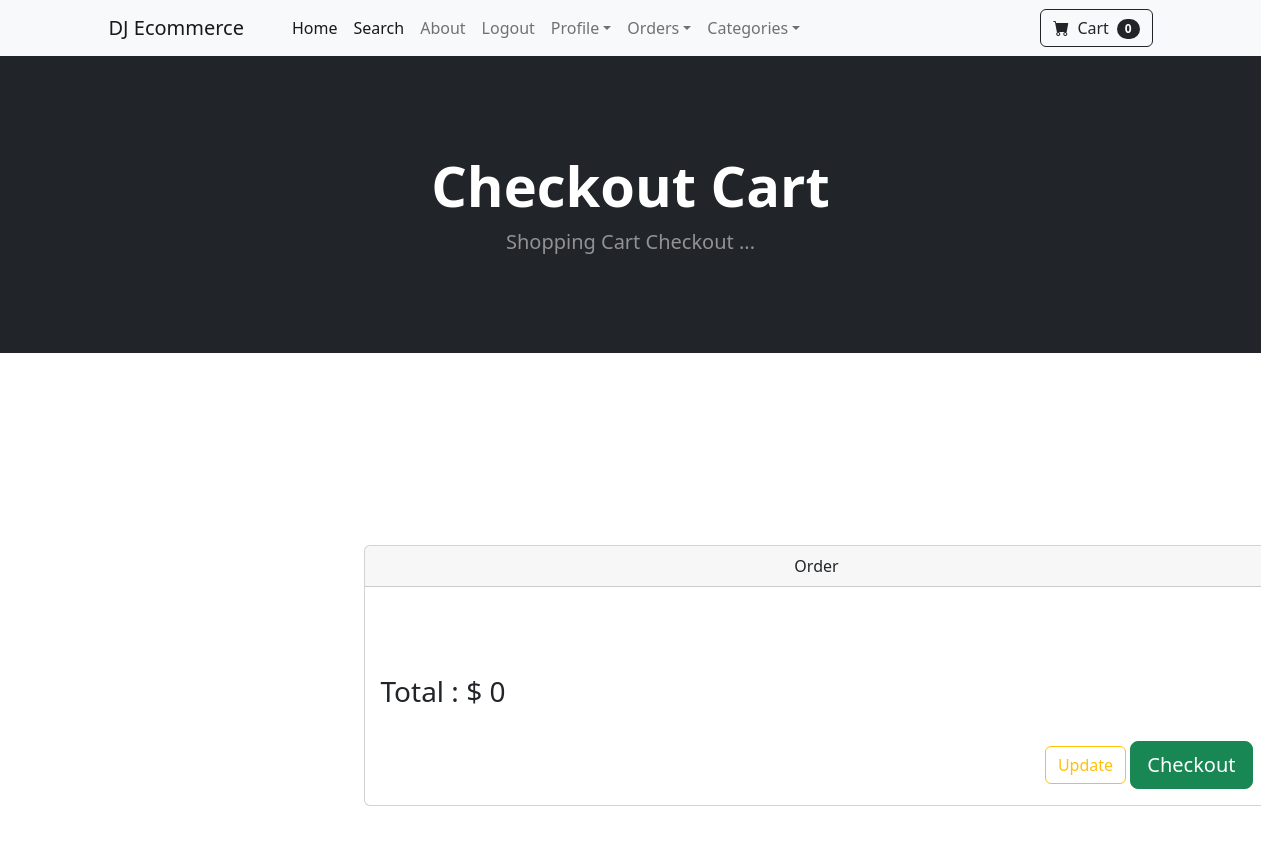
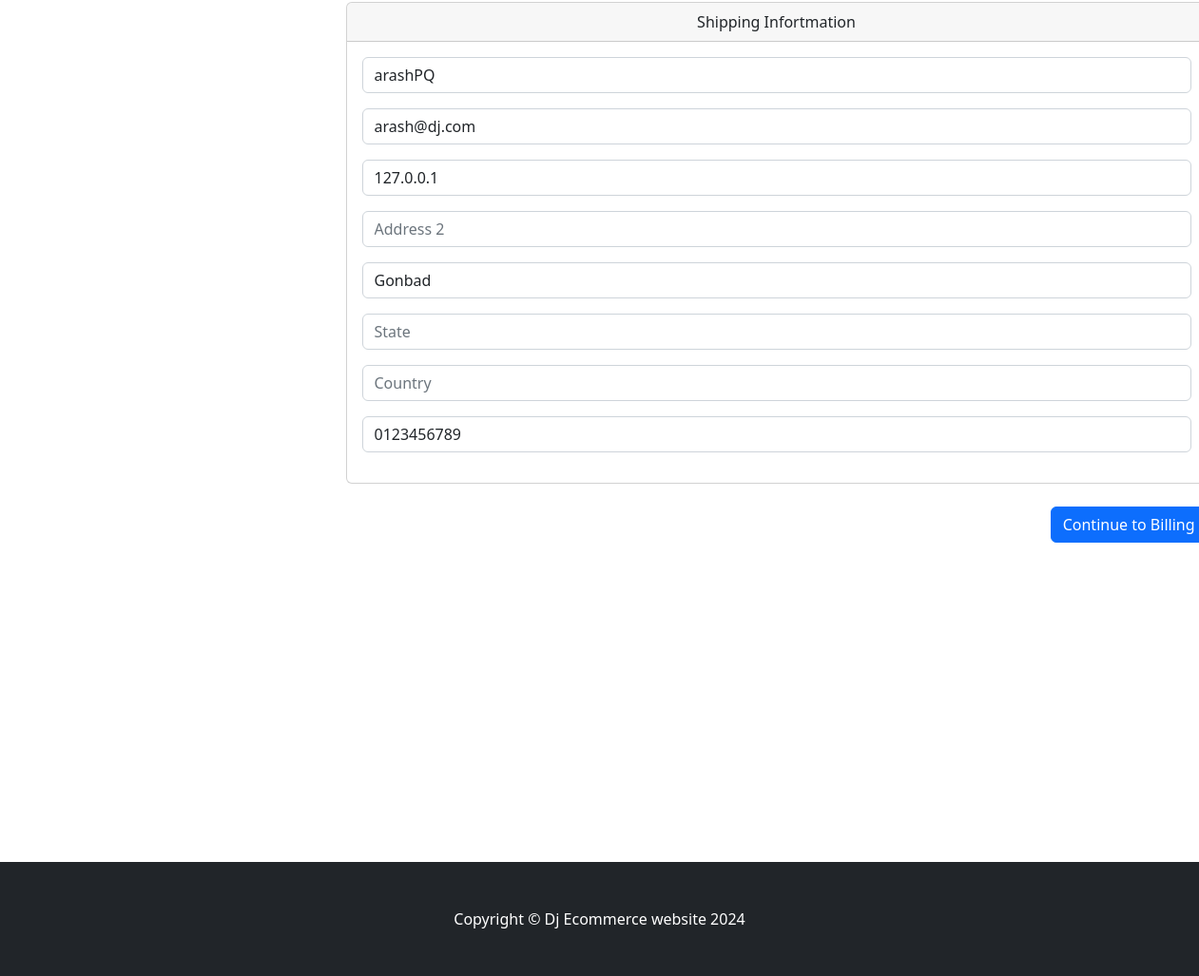
/payment/checkout/ (signed in), run on the app's committed database (2 pictures, top to bottom).
### payment/models.py (models this page shows, shortened)
class ShippingAddress(models.Model):
    user = models.ForeignKey(User, on_delete=models.CASCADE, null=True, blank=True)
    shipping_full_name = models.CharField(max_length=256)
    shipping_email = models.EmailField()
    shipping_address1 = models.CharField(max_length=256)
    shipping_address2 = models.CharField(max_length=256, null=True, blank=True)
    shipping_city = models.CharField(max_length=256)
    shipping_state = models.CharField(max_length=256, null=True, blank=True)
    shipping_country = models.CharField(max_length=256, null=True, blank=True)
    shipping_zipcode = models.CharField(max_length=10)
    class Meta:
        verbose_name_plural = "Shipping Address"

### payment/views.py (the view, shortened to what this page needs)
# urls.py: path('checkout/', views.checkout, name='checkout'),
def checkout(request):
    cart = Cart(request)
    cart_products = cart.get_products
    quantities = cart.get_quantities
    total = cart.cart_total
    if request.user.is_authenticated:
        shipping_user = ShippingAddress.objects.get(user__id=request.user.id)
        shipping_form = ShippingForm(request.POST or None, instance=shipping_user)
        return render(request, "payment/checkout.html", {
        'cart_products': cart_products,
        'quantities': quantities,
        'total': total,
        'shipping_form': shipping_form
    })

### cart/cart.py (called while the page is built, shortened)
    def __len__(self):
        return len(self.cart)

    def get_products(self):
        product_ids = self.cart.keys()
        products = Product.objects.filter(id__in=product_ids)
        return products

    def cart_total(self):
        product_ids = self.cart.keys()
        products = Product.objects.filter(id__in=product_ids)
        quantities = self.cart
        total = 0
        return total

### cart/context_processors.py (called while the page is built)
def cart(request):
    return {'cart': Cart(request)}

### payment/templates/payment/checkout.html (shortened to what this page needs)
{% extends "base.html" %}
{% load static %}
    {% block content %}
        <header class="bg-dark py-5">
            <div class="container px-4 px-lg-5 my-5">
                <div class="text-center text-white">
                    <h1 class="display-4 fw-bolder">Checkout Cart</h1>
                    <p class="lead fw-normal text-white-50 mb-0">Shopping Cart Checkout ...</p>
                </div>
            </div>
        </header>
        <br><br><br><br><br><br><br><br>
        <div class="container">
            <div class="container">
                <div class="row">
                    <div class="col-md-10 offset-md-3">
                        <div class="card">
                            <div class="card-header text-center">
                                Order
                            </div>
                            <div class="card-body">
                                <br><br><br>
                                <h3>
                                    Total : $ {{ total }}
                                </h3>
                                <br>
                                <div align="right">
                                    <a href="{% url "cart:update" %}" class="btn btn-outline-warning">
                                        Update
                                    </a>
                                    <a href="{% url "cart:cart" %}" class="btn btn-lg btn-success">
                                        Checkout
                                    </a>
                                </div>
                            </div>
                        </div>
                        <br><br>
                        <div class="card">
                            <div class="card-header text-center">
                                Shipping Infortmation
                            </div>
                            <div class="card-body">
                                {{ shipping_form.as_p }}
                            </div>
                        </div>
                        <br>
                        <div align="right">
                            <a href="#" class="btn btn-primary">
                                Continue to Billing
                            </a>
                        </div>
                    </div>
                </div>
            </div>
        </div>
        <br><br><br><br><br><br><br><br><br><br><br><br><br><br>
    {% endblock content %}

### data on the page
ShippingAddress: shipping_full_name "arashPQ", shipping_email "arash@dj.com", shipping_address1 "127.0.0.1", shipping_city "Gonbad", shipping_zipcode "0123456789"

### other printed values
{{ cart|length }} "0"
{{ total }} "0"
